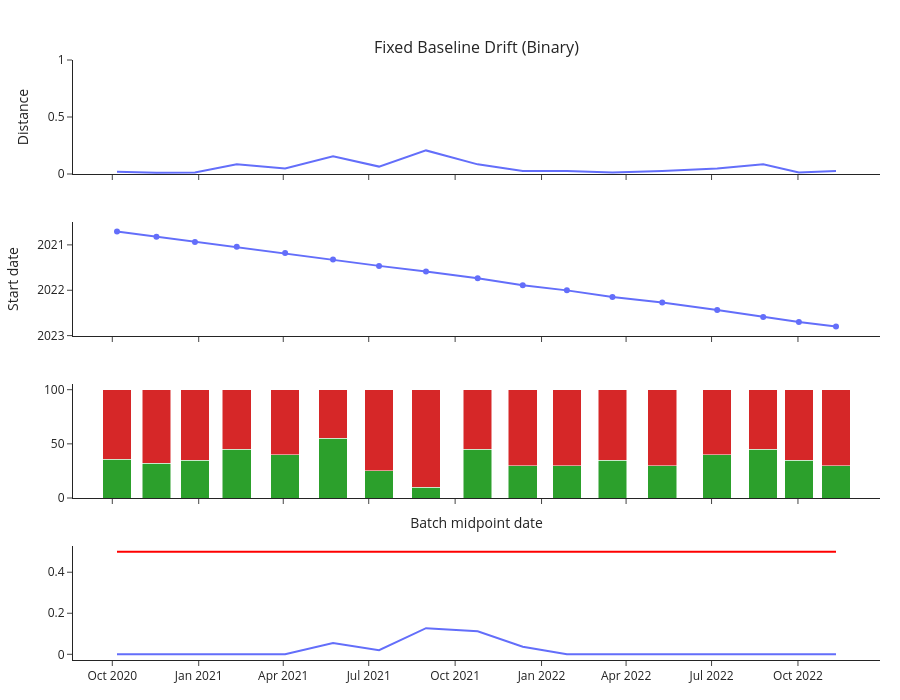

Here is the notebook cell this chart was saved with:
### Code cell
# Stable binary variable (e.g., symptom yes/no)
binary_data = binary_column(
    n_patients=2000,
    start_date="2020-03-16",
    end_date="2022-12-02",
    cough_p=0.35,
    admissions_pattern="spiky",
    seed=456,
    col_name="fever",
)

events = None
results, fig = rolling_metric_fixed_baseline_cusum(
    data=binary_data, 
    value_col='fever',
    date_col="date_admit",
    events=events,
    batch=100,
    baseline_batches=3,
    n_bins=10,
    k=binary_k,              # example for a distance metric; tune from stable period
    metric_name=None,    # uses first metric returned by your metrics function
    plot=True,
    th=0.5
)

fig.show()
